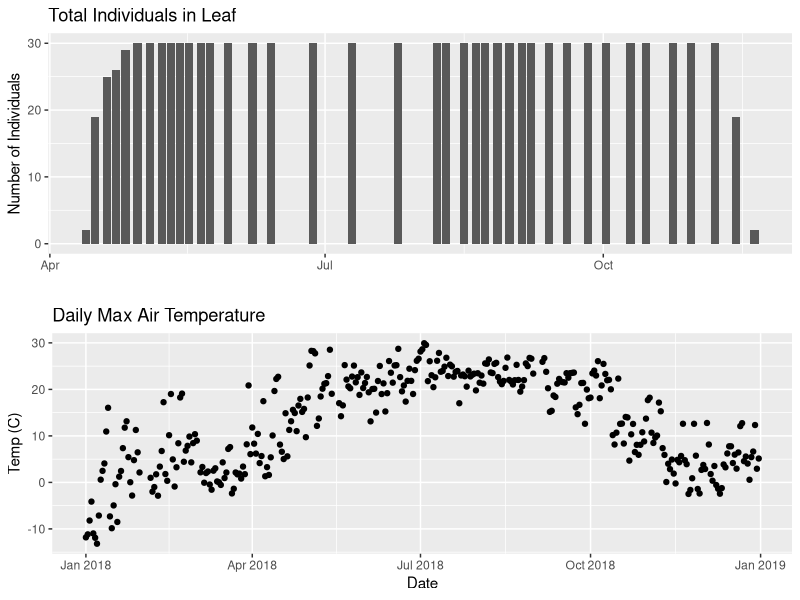
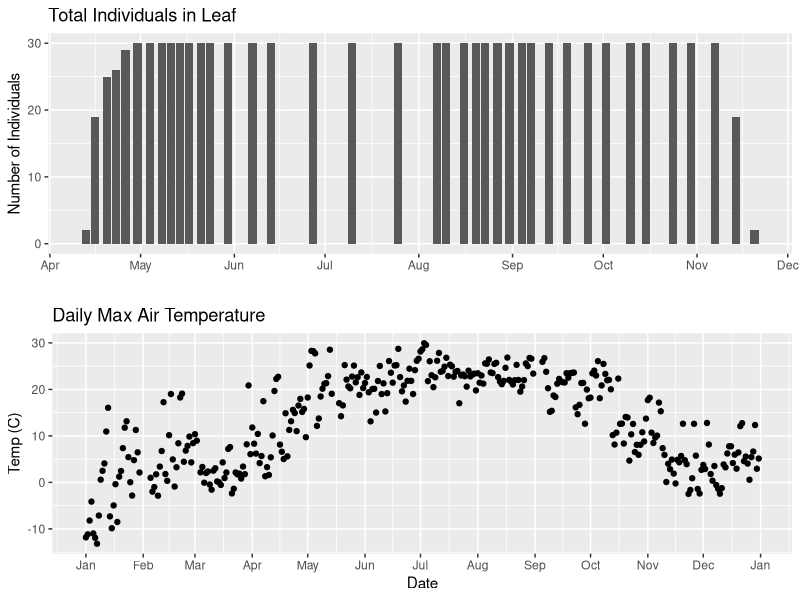
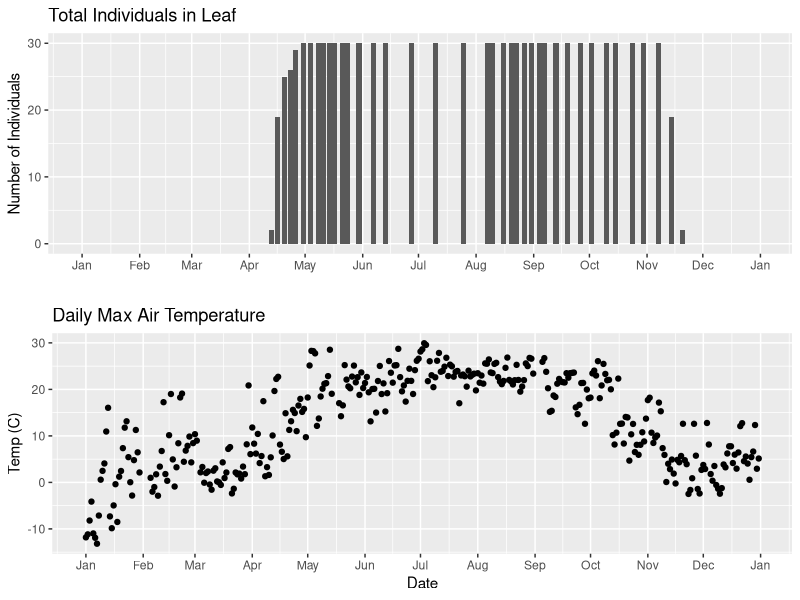

The R source for these figures, in order: (Note: this script raises an error after producing the figures.)
## ---- chunk 1
knitr::opts_chunk$set(echo = TRUE, warning = F,message = F, eval= F)
## ---- chunk 2
library(ggplot2)
library(dplyr)
library(gridExtra)
library(scales) 

options(stringsAsFactors=F)
## ---- chunk 3

temp_day <- read.csv('NEON-pheno-temp-timeseries_v2/NEON-pheno-temp-timeseries/NEONsaat_daily_SCBI_2018.csv') # RMD modified paths

phe_1sp_2018 <- read.csv('NEON-pheno-temp-timeseries_v2/NEON-pheno-temp-timeseries/NEONpheno_LITU_Leaves_SCBI_2018.csv') # RMD modified paths


# Convert dates
temp_day$Date <- as.Date(temp_day$Date)
# use dateStat - the date the phenophase status was recorded
phe_1sp_2018$dateStat <- as.Date(phe_1sp_2018$dateStat)



## ---- chunk 4

## ----stacked-plots----------------------------------------------------------------------------
# first, create one plot 
phenoPlot <- ggplot(phe_1sp_2018, aes(dateStat, countYes)) +
  geom_bar(stat="identity", na.rm = TRUE) +
  ggtitle("Total Individuals in Leaf") +
  xlab("") + ylab("Number of Individuals")

# create second plot of interest
tempPlot_dayMax <- ggplot(temp_day, aes(Date, dayMax)) +
  geom_point() +
  ggtitle("Daily Max Air Temperature") +
  xlab("Date") + ylab("Temp (C)")

# Then arrange the plots - this can be done with >2 plots as well.
grid.arrange(phenoPlot, tempPlot_dayMax) 

## ---- chunk 5

## ----format-x-axis-labels---------------------------------------------------------------------
# format x-axis: dates
phenoPlot <- phenoPlot + 
  (scale_x_date(breaks = date_breaks("1 month"), labels = date_format("%b")))

tempPlot_dayMax <- tempPlot_dayMax +
  (scale_x_date(breaks = date_breaks("1 month"), labels = date_format("%b")))

grid.arrange(phenoPlot, tempPlot_dayMax) 


## ---- chunk 6

## ----set-x-axis-------------------------------------------------------------------------------
# first, lets recreate the full plot and add in the 
phenoPlot_setX <- ggplot(phe_1sp_2018, aes(dateStat, countYes)) +
  geom_bar(stat="identity", na.rm = TRUE) +
  ggtitle("Total Individuals in Leaf") +
  xlab("") + ylab("Number of Individuals") +
  scale_x_date(breaks = date_breaks("1 month"), 
               labels = date_format("%b"),
               limits = as.Date(c('2018-01-01','2018-12-31')))

# create second plot of interest
tempPlot_dayMax_setX <- ggplot(temp_day, aes(Date, dayMax)) +
  geom_point() +
  ggtitle("Daily Max Air Temperature") +
  xlab("Date") + ylab("Temp (C)") +
  scale_x_date(date_breaks = "1 month", 
               labels=date_format("%b"),
               limits = as.Date(c('2018-01-01','2018-12-31')))

# Plot
grid.arrange(phenoPlot_setX, tempPlot_dayMax_setX) 
## ---- chunk 7


## ----align-datasets-replot--------------------------------------------------------------------
# filter to only having overlapping data
temp_day_filt <- filter(temp_day, Date >= min(phe_1sp_2018$date) & 
                          Date <= max(phe_1sp_2018$date))

# Check 
range(phe_1sp_2018$date)
range(temp_day_fit$Date)

#plot again
tempPlot_dayMaxFiltered <- ggplot(temp_day_filt, aes(Date, dayMax)) +
  geom_point() +
  scale_x_date(breaks = date_breaks("months"), labels = date_format("%b")) +
  ggtitle("Daily Max Air Temperature") +
  xlab("Date") + ylab("Temp (C)")


grid.arrange(phenoPlot, tempPlot_dayMaxFiltered)
## ---- chunk 8

##### From RMD - Saving plots for submission
jpeg("pheno_and_temp.jpg")
grid.arrange(phenoPlot_setX, tempPlot_dayMax_setX) 
dev.off()
